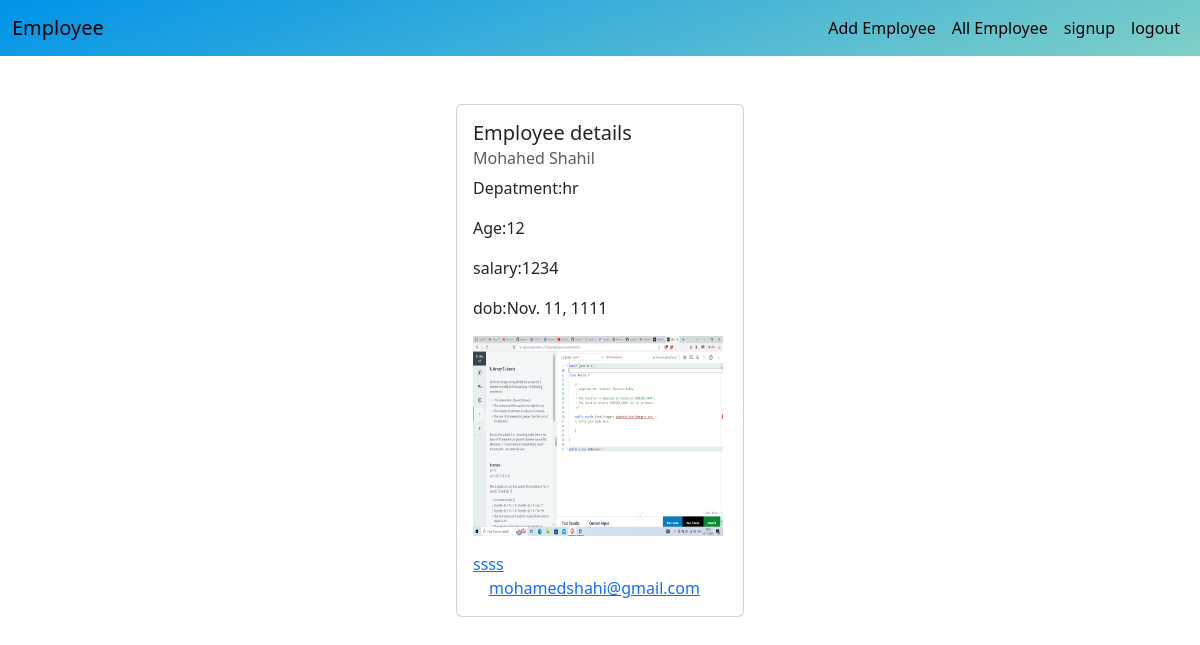
/employee/21 (signed in), run on the app's committed database.
### crm/models.py (models this page shows)
class Employees(models.Model):
    name=models.CharField(max_length=200)
    department=models.CharField(max_length=200)
    salary=models.PositiveIntegerField()
    email=models.EmailField(unique=True)
    age=models.PositiveIntegerField()
    contact=models.CharField(max_length=200,null=True)
    profile_pic=models.ImageField(upload_to="images",null=True)
    dob=models.DateField(null=True,blank=True)

### crm/views.py (the view)
# urls.py: path('employee/<int:pk>',views.EmployeeDetailView.as_view(),name="emp-details"),
@method_decorator(decs,name="dispatch")
class EmployeeDetailView(View):
    def get(self,request,*args,**kwargs):
        id=kwargs.get("pk")
        qs=Employees.objects.get(id=id)
        return render(request,"emp_details.html",{"data":qs})

### crm/views.py (called while the page is built)
def singin_required(fn):
    def wrapper(request,*args,**kwargs):
        if not request.user.is_authenticated:
             messages.error(request,"failed to login")
             return redirect("emp-signin")
        else:
            return fn(request,*args,**kwargs)
    return wrapper

### crm/templates/emp_details.html
{%extends 'base.html'%}
{%block body_block%}
<div class="container  d-flex justify-content-center mt-5">
    <div>
        <div class="card" style="width: 18rem;">
            <div class="card-body">
                <h5 class="card-title">Employee details</h5>
                <h6 class="card-subtitle mb-2 text-body-secondary">{{data.name}}</h6>
                <p class="card-text">Depatment:{{data.department}}</p>
                <p class="card-text">Age:{{data.age}}</p>
                <p class="card-text">salary:{{data.salary}}</p>
                <p class="card-text">dob:{{data.dob}}</p>
                <div>
                    {%if data.profile_pic%}
                        <img src="{{data.profile_pic.url}}" alt="" height="200px" width="250px">
                    {%endif%}
                </div >
                <div class="mt-3">
                    <a href="#" class="card-link">{{data.contact}}</a>
                    <a href="#" class="card-link">{{data.email}}</a>
                </div>
            </div>
        </div>
    </div>
</div>
{%endblock%}

### data on the page
Employees: name "Mohahed Shahil", department "hr", age "12", salary "1234", dob "Nov. 11, 1111", profile_pic (picture), contact "ssss", email "mohamedshahi@gmail.com"
